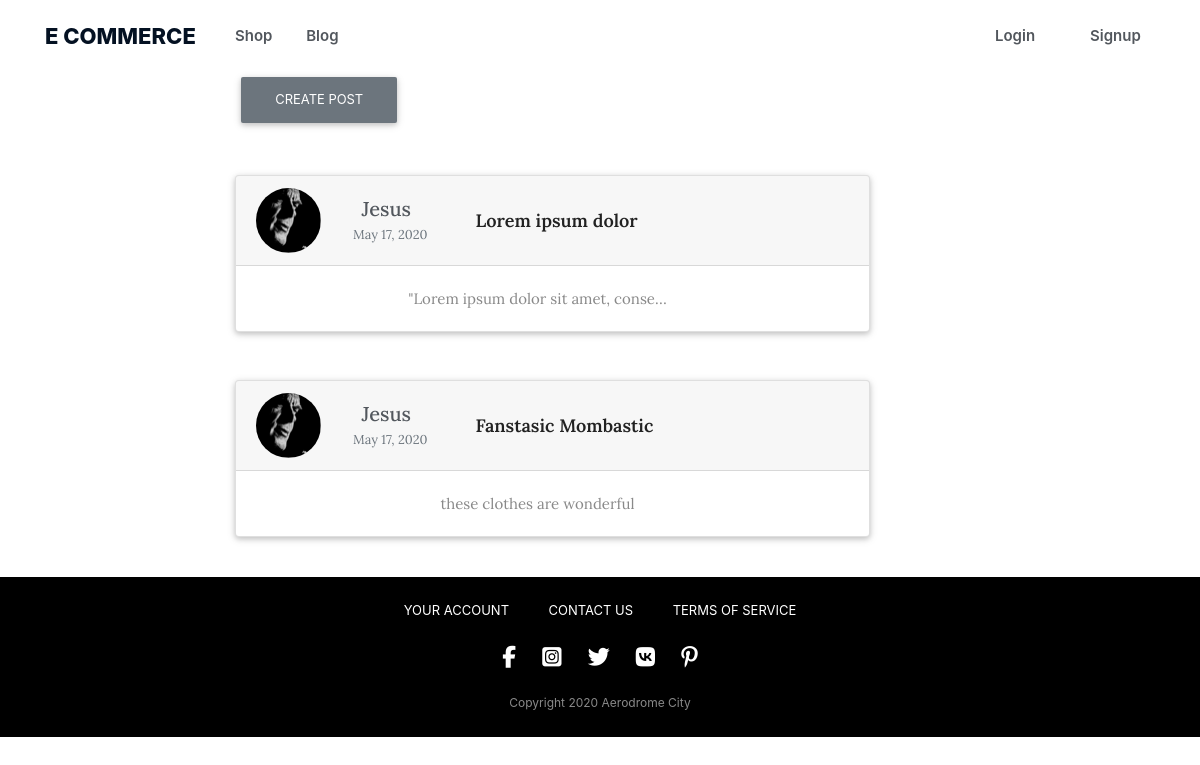
The page /blog/ on the database as committed earlier.
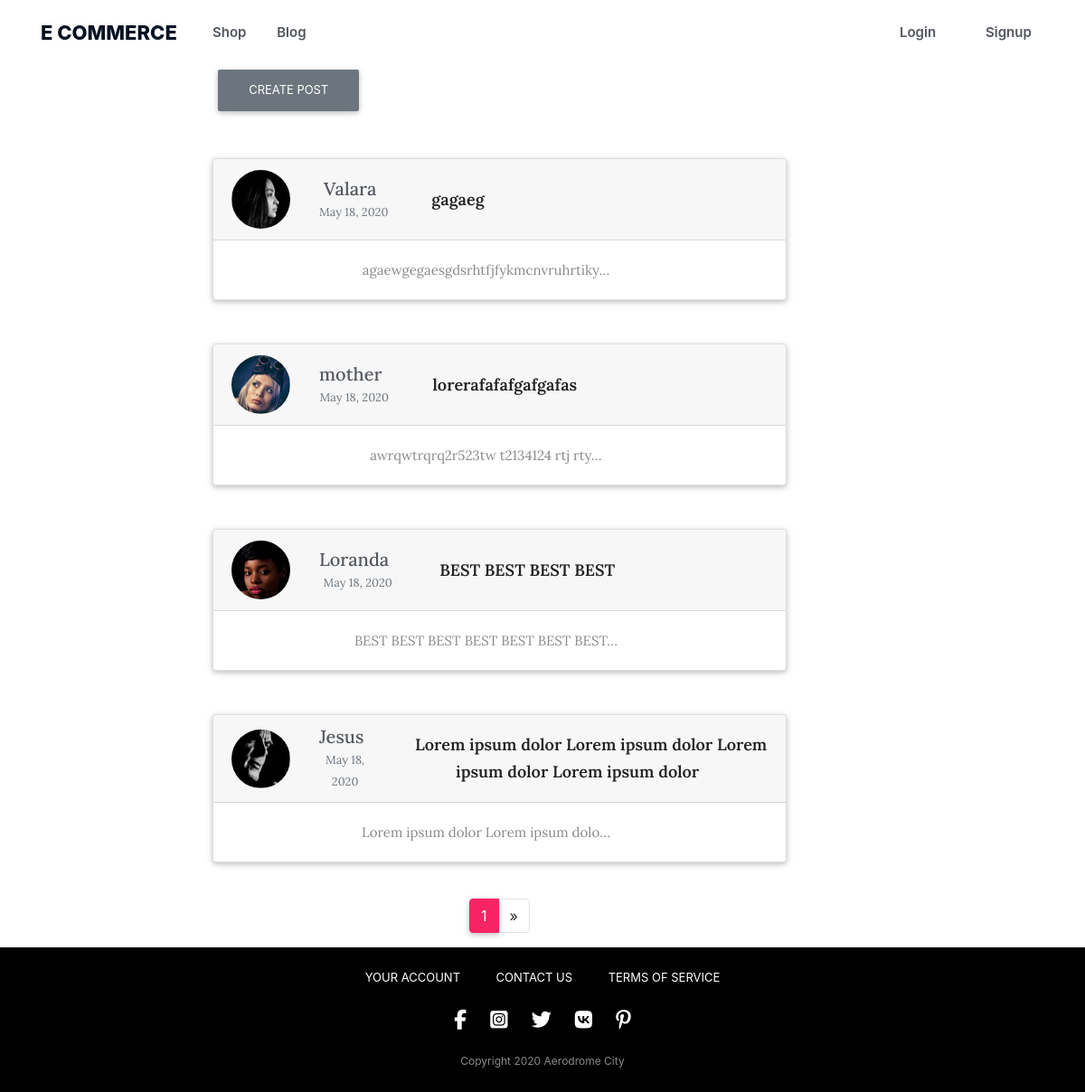
The same page on the database as committed later.
### blog/models.py (models this page shows, shortened)
class Post(models.Model):
    title = models.CharField(max_length=150, db_index=True)
    slug = models.SlugField(max_length=150, unique=True)
    content = models.TextField(blank=True, db_index=True)
    date_posted = models.DateTimeField(default=timezone.now)
    author = models.ForeignKey(settings.AUTH_USER_MODEL, on_delete=models.CASCADE)
    def get_absolute_url(self):
        return reverse('post-detail', kwargs={'pk': self.pk})
    def get_username_url(self):
        return reverse('user-posts', kwargs={'username': self.author.username})

### store/models.py (models this page shows, shortened)
class UserProfile(models.Model):
    user = models.OneToOneField(
        settings.AUTH_USER_MODEL, on_delete=models.CASCADE)
    stripe_customer_id = models.CharField(max_length=50, blank=True, null=True)
    one_click_purchasing = models.BooleanField(default=False)
    image = models.ImageField(default='default.jpg', upload_to='profile_pics')

### blog/views.py (the view)
# urls.py: path('', PostListView.as_view(), name='blog-home'),
class PostListView(ListView):
    model = Post
    template_name = 'blog/home.html'  # <app>/<model>_<viewtype>.html
    context_object_name = 'posts'
    ordering = ['-date_posted']
    paginate_by = 4

### blog/templates/blog/home.html (shortened to what this page needs)
{% extends "blog/base.html" %}
{% block content %}
    {% load static %}
    <div>
        <a class="btn btn-secondary btn-sm mt-1 mb-1" href="{% url 'post-create' %}">Create post</a>
    </div>
    {% for post in posts %}
        <div class="card gedf-card mt-5">
            <div class="card-header">
                <div class="d-flex justify-content-between align-items-center">
                    <div class="d-flex justify-content-between align-items-center">
                        <div class="mr-2">
                            <img id="image-blog" class="rounded-circle article-img"
                                 src="{{ post.author.userprofile.image.url }}">
                        </div>
                        <div class="ml-2">
                            <div class="h5 m-0">
                                <a class="mr-2 navigation__link" href="{{ post.get_username_url }}">
                                    {{ post.author }}
                                </a>
                            </div>
                            <div class="h7 text-muted">
                                <small class="text-muted">
                                    {{ post.date_posted|date:"F d, Y" }}
                                </small>
                            </div>
                        </div>
                        <div class="ml-5">
                            <a class="blog__title navigation__link" href="{{ post.get_absolute_url }}">
                                {{ post.title }}
                            </a>
                        </div>
                    </div>
                </div>
            </div>
            <div class="card-body ">
                <a class="desc__blog navigation__link" href="{{ post.get_absolute_url }}">
                    {{ post.content|truncatechars:35 }}
                </a>
            </div>
        </div>
    {% endfor %}
    {% if is_paginated %}
        <nav class="d-flex justify-content-center wow fadeIn">
            <ul class="pagination pg-blue">
                <li class="page-item active">
                    <a class="page-link" href="?page={{ page_obj.number }}">{{ page_obj.number }}
                    </a>
                </li>
                {% if page_obj.has_next %}
                    <li class="page-item">
                        <a class="page-link" href="?page={{ page_obj.next_page_number }}" aria-label="Next">
                            <span aria-hidden="true">&raquo;</span>
                        </a>
                    </li>
                {% endif %}
            </ul>
        </nav>
    {% endif %}
{% endblock %}

Rows that differ between the two databases and show on the page:
no longer on this page (row edited): Post: author.userprofile.image (picture), author "Jesus", date_posted "May 17, 2020", title "Lorem ipsum dolor", content "\"Lorem ipsum dolor sit amet, conse…"
no longer on this page (row unchanged): Post: author.userprofile.image (picture), author "Jesus", date_posted "May 17, 2020", title "Fanstasic Mombastic", content "these clothes are wonderful"
added Post: author.userprofile.image (picture), author "Valara", date_posted "May 18, 2020", title "gagaeg", content "agaewgegaesgdsrhtfjfykmcnvruhrtiky…"
added Post: author.userprofile.image (picture), author "mother", date_posted "May 18, 2020", title "lorerafafafgafgafas", content "awrqwtrqrq2r523tw t2134124 rtj rty…"
added Post: author.userprofile.image (picture), author "Loranda", date_posted "May 18, 2020", title "BEST BEST BEST BEST", content "BEST BEST BEST BEST BEST BEST BEST…"
added Post: author.userprofile.image (picture), author "Jesus", date_posted "May 18, 2020", title "Lorem ipsum dolor Lorem ipsum dolor Lorem ipsum dolor Lorem ipsum dolor", content "Lorem ipsum dolor Lorem ipsum dolo…"
Other text that changed with them:
{{ page_obj.number }}: (not shown) → "1"
